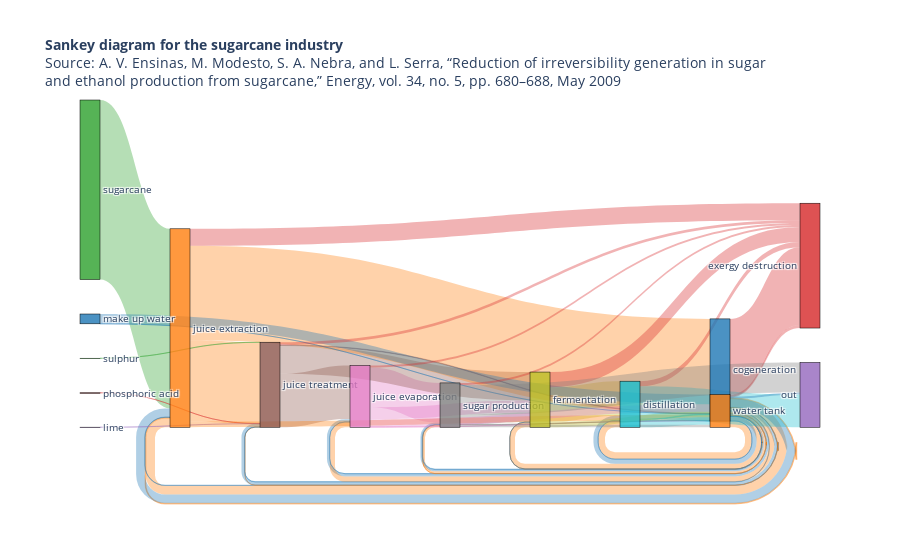

This figure's notebook cell:
### Code cell
# override gray link colors with 'source' colors
opacity = 0.4
# change 'magenta' to its 'rgba' value to add opacity
#data['data'][0]['node']['color'] = ['rgba(255,0,255, 0.8)' if color == "magenta" else color for color in data['data'][0]['node']['color']]
#data['data'][0]['link']['color'] = [data['data'][0]['node']['color'][src].replace("0.8", str(opacity))
                                    #for src in data['data'][0]['link']['source']]

fig = go.Figure(data=[go.Sankey(
    arrangement = 'freeform',
    valueformat = ".0f",
    valuesuffix = " kW",
    # Define nodes
    node = dict(
      pad = 15,
      thickness = 20,
      line = dict(color = "black", width = 0.5),
      #x = [0., 0.1, 0.5, 0.7, 0.3, 0.5],
      #y = [0, 0.5, 0.35, 0.4, 0.35, 0.3],
      label =  ls,
      color = [
        "rgba(44, 160, 44, 0.8)",   #sugarcane 0
        "rgba(255, 127, 14, 0.8)",  #juice extraction 1 
        "rgba(44, 160, 44, 0.8)",   #sulphur 2
        "rgba(214, 39, 40, 0.8)",   #phosphoric acid 3
        "rgba(148, 103, 189, 0.8)", #lime 4
        "rgba(140, 86, 75, 0.8)",   #juice treatment 5
        "rgba(227, 119, 194, 0.8)", #juice evaporation 6
        "rgba(127, 127, 127, 0.8)", #sugar production 7
        "rgba(188, 189, 34, 0.8)",  #fermentation 8
        "rgba(23, 190, 207, 0.8)",  #distillation 9
        "rgba(31, 119, 180, 0.8)",  #cogeneration 10
        "rgba(255, 127, 14, 0.8)",  #water tank 11
        "rgba(214, 39, 40, 0.8)",   #exergy destruction 12
        "rgba(31, 119, 180, 0.8)",  #make up water 13
        "rgba(148, 103, 189, 0.8)"  #out 14
    ]
    ),
    # Add links
    link = dict(
      source =  source_sankey,
      target =  target_sankey,
      value =  value_sankey,
      label =  label_sankey,
      color =  [
        "rgba(44, 160, 44, 0.35)",   #sugarcane 0
        "rgba(255, 127, 14, 0.35)",  #water tank 11
        "rgba(255, 127, 14, 0.35)",  #water tank 11
        "rgba(31, 119, 180, 0.35)",  #cogeneration 10
        "rgba(31, 119, 180, 0.35)",  #cogeneration 10
        "rgba(255, 127, 14, 0.35)",  #juice extraction 1 
        "rgba(44, 160, 44, 0.35)",   #sulphur 2
        "rgba(214, 39, 40, 0.35)",   #phosphoric acid 3
        "rgba(148, 103, 189, 0.35)", #lime 4
        "rgba(255, 127, 14, 0.35)",  #water tank 11
        "rgba(31, 119, 180, 0.35)",  #cogeneration 10
        "rgba(31, 119, 180, 0.35)",  #cogeneration 10
        "rgba(140, 86, 75, 0.35)",   #juice treatment 5
        "rgba(31, 119, 180, 0.35)",  #cogeneration 10
        "rgba(255, 127, 14, 0.35)",  #water tank 11
        "rgba(31, 119, 180, 0.35)",  #cogeneration 10
        "rgba(227, 119, 194, 0.35)", #juice evaporation 6
        "rgba(31, 119, 180, 0.35)",  #cogeneration 10
        "rgba(255, 127, 14, 0.35)",  #water tank 11
        "rgba(255, 127, 14, 0.35)",  #water tank 11
        "rgba(31, 119, 180, 0.35)",  #cogeneration 10
        "rgba(227, 119, 194, 0.35)", #juice evaporation 6
        "rgba(140, 86, 75, 0.35)",   #juice treatment 5
        "rgba(127, 127, 127, 0.35)", #sugar production 7
        "rgba(255, 127, 14, 0.35)",  #water tank 11
        "rgba(255, 127, 14, 0.35)",  #water tank 11
        "rgba(31, 119, 180, 0.35)",  #cogeneration 10
        "rgba(188, 189, 34, 0.35)",  #fermentation 8
        "rgba(31, 119, 180, 0.35)",  #cogeneration 10
        "rgba(255, 127, 14, 0.35)",  #water tank 11
        "rgba(31, 119, 180, 0.35)",  #cogeneration 10
        "rgba(255, 127, 14, 0.35)",  #juice extraction 1
        "rgba(31, 119, 180, 0.35)",  #make up water 13
        "rgba(255, 127, 14, 0.35)",  #juice extraction 1
        "rgba(140, 86, 75, 0.35)",   #juice treatment 5
        "rgba(227, 119, 194, 0.35)", #juice evaporation 6
        "rgba(127, 127, 127, 0.35)", #sugar production 7
        "rgba(23, 190, 207, 0.35)",  #distillation 9
        "rgba(188, 189, 34, 0.35)",  #fermentation 8
        "rgba(23, 190, 207, 0.35)",  #distillation 9
        "rgba(227, 119, 194, 0.35)", #juice evaporation 6
        "rgba(127, 127, 127, 0.35)", #sugar production 7
        "rgba(227, 119, 194, 0.35)", #juice evaporation 6
        "rgba(31, 119, 180, 0.35)",  #make up water 13
        "rgba(214, 39, 40, 0.35)",   #exergy destruction
        "rgba(214, 39, 40, 0.35)",   #exergy destruction
        "rgba(214, 39, 40, 0.35)",   #exergy destruction
        "rgba(214, 39, 40, 0.35)",   #exergy destruction
        "rgba(214, 39, 40, 0.35)",   #exergy destruction
        "rgba(214, 39, 40, 0.35)",   #exergy destruction
        "rgba(214, 39, 40, 0.35)",   #exergy destruction
        "rgba(214, 39, 40, 0.35)",   #exergy destruction
        "rgba(23, 190, 207, 0.35)",  #distillation 9
        "rgba(127, 127, 127, 0.35)", #sugar production 7
        "rgba(31, 119, 180, 0.35)"  #cogeneration 10
    ]
))])

fig.update_layout(title_text="<b>Sankey diagram for the sugarcane industry</b><br>Source: A. V. Ensinas, M. Modesto, S. A. Nebra, and L. Serra, “Reduction of irreversibility generation in sugar <br>and ethanol production from sugarcane,” Energy, vol. 34, no. 5, pp. 680–688, May 2009",
                  font_size=10)
fig.write_html('sankey_diagram')
fig.show()

### Figure 1 — Plotly figure (JSON) as saved in the notebook; plotly's stock layout.template omitted (floating-point values rounded to 4 significant figures)
{"data": [{"arrangement": "freeform", "link": {"color": ["rgba(44, 160, 44, 0.35)", "rgba(255, 127, 14, 0.35)", "rgba(255, 127, 14, 0.35)", "rgba(31, 119, 180, 0.35)", "rgba(31, 119, 180, 0.35)", "rgba(255, 127, 14, 0.35)", "rgba(44, 160, 44, 0.35)", "rgba(214, 39, 40, 0.35)", "rgba(148, 103, 189, 0.35)", "rgba(255, 127, 14, 0.35)", "rgba(31, 119, 180, 0.35)", "rgba(31, 119, 180, 0.35)", "rgba(140, 86, 75, 0.35)", "rgba(31, 119, 180, 0.35)", "rgba(255, 127, 14, 0.35)", "rgba(31, 119, 180, 0.35)", "rgba(227, 119, 194, 0.35)", "rgba(31, 119, 180, 0.35)", "rgba(255, 127, 14, 0.35)", "rgba(255, 127, 14, 0.35)", "rgba(31, 119, 180, 0.35)", "rgba(227, 119, 194, 0.35)", "rgba(140, 86, 75, 0.35)", "rgba(127, 127, 127, 0.35)", "rgba(255, 127, 14, 0.35)", "rgba(255, 127, 14, 0.35)", "rgba(31, 119, 180, 0.35)", "rgba(188, 189, 34, 0.35)", "rgba(31, 119, 180, 0.35)", "rgba(255, 127, 14, 0.35)", "rgba(31, 119, 180, 0.35)", "rgba(255, 127, 14, 0.35)", "rgba(31, 119, 180, 0.35)", "rgba(255, 127, 14, 0.35)", "rgba(140, 86, 75, 0.35)", "rgba(227, 119, 194, 0.35)", "rgba(127, 127, 127, 0.35)", "rgba(23, 190, 207, 0.35)", "rgba(188, 189, 34, 0.35)", "rgba(23, 190, 207, 0.35)", "rgba(227, 119, 194, 0.35)", "rgba(127, 127, 127, 0.35)", "rgba(227, 119, 194, 0.35)", "rgba(31, 119, 180, 0.35)", "rgba(214, 39, 40, 0.35)", "rgba(214, 39, 40, 0.35)", "rgba(214, 39, 40, 0.35)", "rgba(214, 39, 40, 0.35)", "rgba(214, 39, 40, 0.35)", "rgba(214, 39, 40, 0.35)", "rgba(214, 39, 40, 0.35)", "rgba(214, 39, 40, 0.35)", "rgba(23, 190, 207, 0.35)", "rgba(127, 127, 127, 0.35)", "rgba(31, 119, 180, 0.35)"], "label": ["sugarcane", "imbibition", "washing water", "high-pressure steam", "electricity", "raw juice", "sulphur", "phosphoric acid", "lime", "filter washing water", "exhaust steam", "electricity", "treted juice", "exhaust stream", "water for vacuum system", "electricity", "syrup", "exhaust steam", "condensates for centrifugates and dilution", "water for vacuum system", "electricity", "syrup", "treated juice", "molasses", "water for scrubber", "water for cooling system", "electricity", "wine", "exhaust steam", "water for cooling system", "electricity", "bagasse", "make up water", "low-pressure steam", "condensate to the boiler", "condensate to the boiler", "condensate to the boiler", "condensate to the boiler", "condensate", "condensate", "condensate", "condensate", "condensates from 1st, 2nd, 3rd, and 4th effects", "make up water", "losses", "losses", "losses", "losses", "losses", "losses", "losses", "losses", "anhydrous ethanol", "sugar", "electricity surplus"], "source": [0, 11, 11, 10, 10, 1, 2, 3, 4, 11, 10, 10, 5, 10, 11, 10, 6, 10, 11, 11, 10, 6, 5, 7, 11, 11, 10, 8, 10, 11, 10, 1, 13, 1, 5, 6, 7, 9, 8, 9, 6, 7, 6, 13, 1, 5, 6, 7, 8, 9, 10, 11, 9, 7, 10], "target": [1, 1, 1, 1, 1, 5, 5, 5, 5, 5, 5, 5, 6, 6, 6, 6, 7, 7, 7, 7, 7, 8, 8, 8, 8, 8, 8, 9, 9, 9, 9, 10, 10, 10, 10, 10, 10, 10, 11, 11, 11, 11, 11, 11, 12, 12, 12, 12, 12, 12, 12, 12, 14, 14, 14], "value": [735712, 3378, 37089, 35658, 1250, 333098, 551, 6, 428, 307, 13101, 1000, 218976, 10895, 21328, 750, 163075, 7078, 231, 9083, 2250, 49964, 116196, 38471, 185, 20877, 375, 141442, 19083, 27836, 375, 387302, 190, 22860, 2170, 1804, 1172, 3160, 22835, 30447, 24227, 10319, 6218, 40020, 69716, 11149, 7941, 8203, 61958, 21145, 318577, 12655, 134068, 123301, 8222]}, "node": {"color": ["rgba(44, 160, 44, 0.8)", "rgba(255, 127, 14, 0.8)", "rgba(44, 160, 44, 0.8)", "rgba(214, 39, 40, 0.8)", "rgba(148, 103, 189, 0.8)", "rgba(140, 86, 75, 0.8)", "rgba(227, 119, 194, 0.8)", "rgba(127, 127, 127, 0.8)", "rgba(188, 189, 34, 0.8)", "rgba(23, 190, 207, 0.8)", "rgba(31, 119, 180, 0.8)", "rgba(255, 127, 14, 0.8)", "rgba(214, 39, 40, 0.8)", "rgba(31, 119, 180, 0.8)", "rgba(148, 103, 189, 0.8)"], "label": ["sugarcane", "juice extraction", "sulphur", "phosphoric acid", "lime", "juice treatment", "juice evaporation", "sugar production", "fermentation", "distillation", "cogeneration", "water tank", "exergy destruction", "make up water", "out"], "line": {"color": "black", "width": 0.5}, "pad": 15, "thickness": 20}, "type": "sankey", "valueformat": ".0f", "valuesuffix": " kW"}], "layout": {"font": {"size": 10}, "title": {"text": "<b>Sankey diagram for the sugarcane industry</b><br>Source: A. V. Ensinas, M. Modesto, S. A. Nebra, and L. Serra, “Reduction of irreversibility generation in sugar <br>and ethanol production from sugarcane,” Energy, vol. 34, no. 5, pp. 680–688, May 2009"}}}
